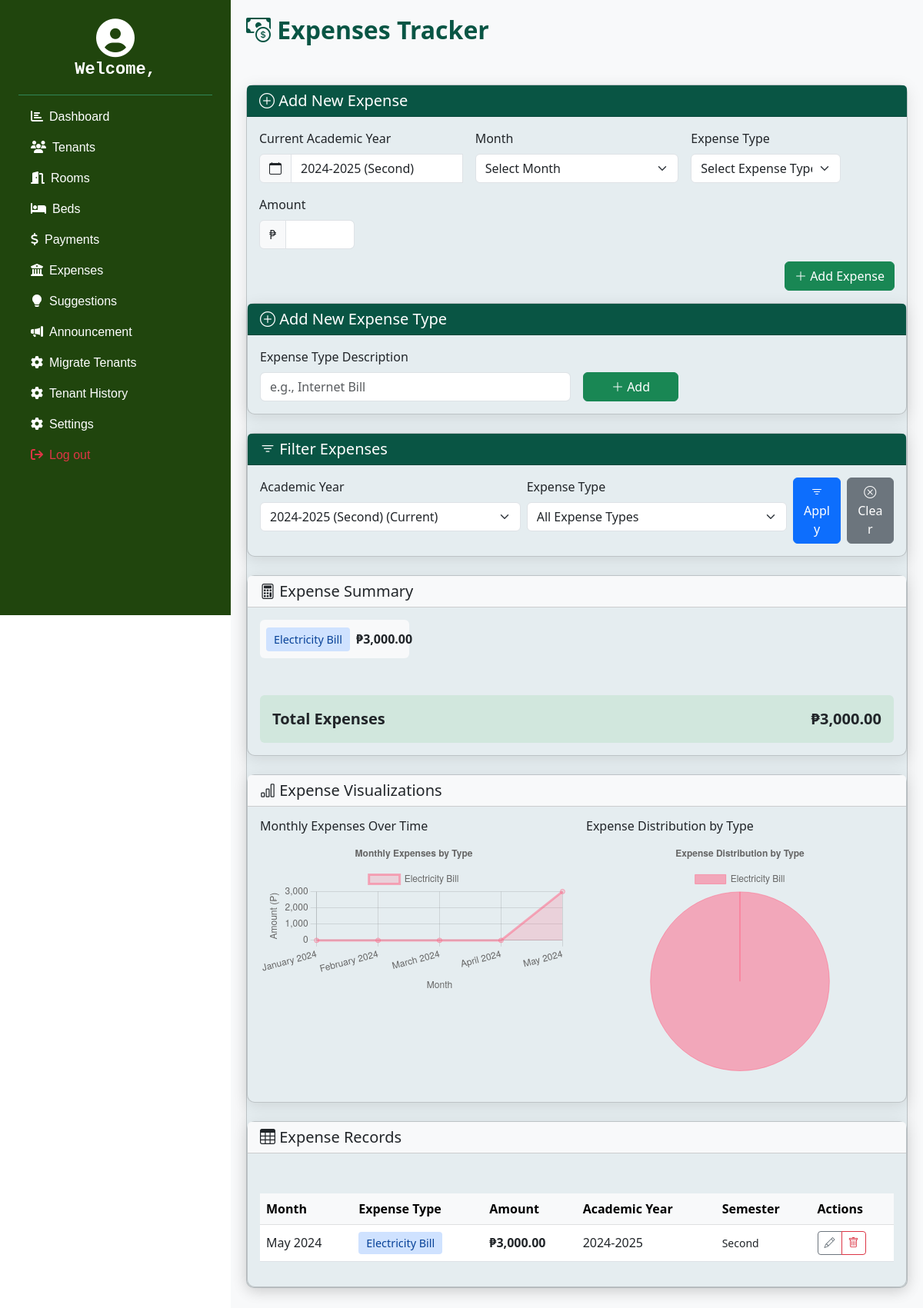
Page /admin/expenses.php?action=edit on the committed database.
### tables this page shows
CREATE TABLE `academic_years` (
  `academic_year_id` int(11) NOT NULL AUTO_INCREMENT,
  `start_year` year(4) NOT NULL,
  `end_year` year(4) NOT NULL,
  `semester` enum('First','Second','Summer') DEFAULT NULL,
  `is_current` tinyint(1) DEFAULT 0,
  PRIMARY KEY (`academic_year_id`)
);

CREATE TABLE `monthly_expenses` (
  `monthly_expense_id` int(11) NOT NULL AUTO_INCREMENT,
  `academic_year_id` int(11) NOT NULL,
  `month` date NOT NULL,
  `expense_id` int(11) NOT NULL,
  `amount` decimal(10,2) NOT NULL,
  PRIMARY KEY (`monthly_expense_id`),
  KEY `FK_academic_years_TO_monthly_expenses` (`academic_year_id`),
  KEY `FK_expenses_TO_monthly_expenses` (`expense_id`),
  CONSTRAINT `FK_academic_years_TO_monthly_expenses` FOREIGN KEY (`academic_year_id`) REFERENCES `academic_years` (`academic_year_id`),
  CONSTRAINT `FK_expenses_TO_monthly_expenses` FOREIGN KEY (`expense_id`) REFERENCES `expenses` (`expense_id`)
);

CREATE TABLE `expenses` (
  `expense_id` int(11) NOT NULL AUTO_INCREMENT,
  `description` varchar(250) NOT NULL,
  PRIMARY KEY (`expense_id`)
);

### admin/expenses.php (the view, shortened to what the rows shown need)
<?php
include '../connection/db.php';
$academicYears = [];
$ayQuery = "SELECT academic_year_id, start_year, end_year, semester, is_current
            FROM academic_years
            ORDER BY start_year DESC, end_year DESC";
$ayResult = $conn->query($ayQuery);
if ($ayResult && $ayResult->num_rows > 0) {
    while ($row = $ayResult->fetch_assoc()) {
        $academicYears[] = $row;
    }
} else {
    error_log("No academic years found in database: " . $conn->error);
}
$currentYearId = null;
$currentAcademicYear = null;
foreach ($academicYears as $year) {
    if ($year['is_current']) {
        $currentYearId = $year['academic_year_id'];
        $currentAcademicYear = $year;
        break;
    }
}
$selectedYear = $_GET['academic_year_id'] ?? '';
if (empty($selectedYear) && $currentYearId !== null) {
    $selectedYear = $currentYearId;
}
function getMonthOptions($year, $semester) {
    $months = [];
    $monthRanges = [
        'First' => [8, 9, 10, 11, 12],
        'Second' => [1, 2, 3, 4, 5],
        'Summer' => [6, 7]
    ];
    $allowedMonths = $monthRanges[$semester] ?? range(1, 12);
    foreach ($allowedMonths as $month) {
        $date = sprintf('%04d-%02d-01', $year, $month);
        $months[$date] = date('F Y', strtotime($date));
    }
    return $months;
}
$monthOptions = getMonthOptions(
    $currentAcademicYear ? $currentAcademicYear['start_year'] : date('Y'),
    $currentAcademicYear ? $currentAcademicYear['semester'] : 'First'
);
$query = "SELECT me.monthly_expense_id, me.month, me.amount,
          e.expense_id, e.description AS expense_description,
          a.academic_year_id, a.start_year, a.end_year, a.semester
          FROM monthly_expenses me
          JOIN expenses e ON me.expense_id = e.expense_id
          JOIN academic_years a ON me.academic_year_id = a.academic_year_id
          WHERE 1=1";
$types = '';
$params = [];
if (!empty($selectedYear)) {
    $query .= " AND me.academic_year_id = ?";
    $types .= 'i';
    $params[] = $selectedYear;
}
$query .= " ORDER BY me.month DESC, e.description";
if ($stmt = $conn->prepare($query)) {
    if (!empty($types)) {
        $stmt->bind_param($types, ...$params);
    }
    $stmt->execute();
    $result = $stmt->get_result();
    $expenses = $result->fetch_all(MYSQLI_ASSOC);
}
$expenseTotals = [];
foreach ($expenses as $expense) {
    $expenseId = $expense['expense_id'];
    if (!isset($expenseTotals[$expenseId])) {
        $expenseTotals[$expenseId] = [
            'description' => $expense['expense_description'],
            'total' => 0
        ];
    }
    $expenseTotals[$expenseId]['total'] += $expense['amount'];
}
$expenseByMonth = [];
$monthKeys = array_keys($monthOptions);
$monthLabels = array_values($monthOptions);
foreach ($expenses as $expense) {
    $monthKey = date('Y-m-01', strtotime($expense['month']));
    $amount = $expense['amount'];
    $expenseId = $expense['expense_id'];
    $expenseDesc = $expense['expense_description'];
    if (!isset($expenseByMonth[$expenseId])) {
        $expenseByMonth[$expenseId] = [
            'description' => $expenseDesc,
            'data' => array_fill_keys($monthKeys, 0)
        ];
    }
    if (in_array($monthKey, $monthKeys)) {
        $expenseByMonth[$expenseId]['data'][$monthKey] = ($expenseByMonth[$expenseId]['data'][$monthKey] ?? 0) + $amount;
    }
}
$lineChartDatasets = [];
$colors = [
    'rgba(255, 99, 132, 0.5)',
    'rgba(54, 162, 235, 0.5)',
    'rgba(255, 206, 86, 0.5)',
    'rgba(75, 192, 192, 0.5)',
    'rgba(153, 102, 255, 0.5)'
];
$colorIndex = 0;
foreach ($expenseByMonth as $expenseId => $expenseData) {
    $data = array_values($expenseData['data']);
    $lineChartDatasets[] = [
        'label' => $expenseData['description'],
        'data' => $data,
        'borderColor' => $colors[$colorIndex % count($colors)],
        'backgroundColor' => str_replace('0.5', '0.2', $colors[$colorIndex % count($colors)]),
        'fill' => true
    ];
    $colorIndex++;
}
$pieChartLabels = array_column($expenseTotals, 'description');
$pieChartData = array_column($expenseTotals, 'total');
$pieChartColors = array_slice($colors, 0, count($pieChartLabels));
$monthLabels = json_encode($monthLabels);
$lineChartDatasets = json_encode($lineChartDatasets);
$pieChartLabels = json_encode($pieChartLabels);
$pieChartData = json_encode($pieChartData);
$pieChartColors = json_encode($pieChartColors);
?>
<!DOCTYPE html>
<html lang="en">
<head>
    <link href="https://cdn.jsdelivr.net/npm/bootstrap@5.3.0/dist/css/bootstrap.min.css" rel="stylesheet">
    <link rel="stylesheet" href="https://cdn.jsdelivr.net/npm/bootstrap-icons@1.11.1/font/bootstrap-icons.css">
    <link rel="stylesheet" href="CSS/sidebar.css">
    <link rel="stylesheet" href="https://cdnjs.cloudflare.com/ajax/libs/font-awesome/6.4.0/css/all.min.css" />
</head>
<body>
<div class="d-flex">
<?php include 'includes/sidebar.php'; ?>
<div class="main-content">
    <div class="row mb-4">
        <div class="col">
            <h2><i class="bi bi-cash-coin"></i> <strong>Expenses Tracker</strong></h2>
        </div>
    </div>
    <div class="card mb-4">
        <div class="card-body">
            <form action="add-expenses.php" method="post" class="row g-3">
                <div class="col-md-4">
                    <div class="input-group">
                        <span class="input-group-text"><i class="bi bi-calendar"></i></span>
                        <input type="text" id="academic_year_display" class="form-control"
                               value="<?php echo $currentAcademicYear ? $currentAcademicYear['start_year'] . '-' . $currentAcademicYear['end_year'] . ' (' . $currentAcademicYear['semester'] . ')' : 'Not set'; ?>"
                               readonly>
                    </div>
                </div>
            </form>
    </div>
    <div class="card">
        <div class="card-body">
            <div class="table-responsive">
                <table class="table table-hover align-middle">
                    <thead class="table-light">
                        <tr>
                            <th>Month</th>
                            <th>Expense Type</th>
                            <th>Amount</th>
                            <th>Academic Year</th>
                            <th>Semester</th>
                            <th>Actions</th>
                        </tr>
                    </thead>
                    <tbody>
                        <?php foreach ($expenses as $expense): ?>
                        <tr>
                            <td>
                                <span class="month-badge">
                                    <?= date('F Y', strtotime($expense['month'])) ?>
                                </span>
                            </td>
                            <td>
                                <span class="expense-badge <?= strtolower($expense['expense_description']) == 'electricity bill' ? 'electricity' : (strtolower($expense['expense_description']) == 'water bill' ? 'water' : 'other') ?>">
                                    <?= htmlspecialchars($expense['expense_description']) ?>
                                </span>
                            </td>
                            <td class="fw-bold">₱<?= number_format($expense['amount'], 2) ?></td>
                            <td>
                                <?= $expense['start_year'] ?>-<?= $expense['end_year'] ?>
                            </td>
                            <td>
                                <div class="small"><?= htmlspecialchars($expense['semester']) ?></div>
                            </td>
                            <td>
                                <div class="btn-group btn-group-sm">
                                    <a href="edit-expense.php?id=<?= $expense['monthly_expense_id'] ?>" class="btn btn-outline-secondary" title="Edit">
                                        <i class="bi bi-pencil"></i>
                                    </a>
                                    <a href="?delete=<?= $expense['monthly_expense_id'] ?>" class="btn btn-outline-danger" title="Delete"
                                       onclick="return confirmDelete('<?= date('F Y', strtotime($expense['month'])) ?>', '<?= htmlspecialchars($expense['expense_description']) ?>')">
                                        <i class="bi bi-trash"></i>
                                    </a>
                                </div>
                            </td>
                        </tr>
                        <?php endforeach; ?>
                    </tbody>
                </table>
            </div>
        </div>
    </div>
</div>
<script>
function confirmDelete(month, type) {
    return confirm('Are you sure you want to delete the ' + type + ' expense for ' + month + '?\nThis action cannot be undone!');
}
const monthLabels = <?php echo $monthLabels; ?>;
const lineChartDatasets = <?php echo $lineChartDatasets; ?>;
const lineChart = new Chart(document.getElementById('lineChart'), {
    type: 'line',
    data: {
        labels: monthLabels.length ? monthLabels : ['No Data'],
        datasets: lineChartDatasets.length ? lineChartDatasets : [{
            label: 'No Expenses',
            data: [0],
            borderColor: 'rgba(128, 128, 128, 0.5)',
            backgroundColor: 'rgba(128, 128, 128, 0.2)',
            fill: true
        }]
    },
    options: {
        responsive: true,
        plugins: {
            legend: {
                position: 'top',
            },
            title: {
                display: true,
                text: 'Monthly Expenses by Type'
            }
        },
        scales: {
            x: {
                title: {
                    display: true,
                    text: 'Month'
                }
            },
            y: {
                title: {
                    display: true,
                    text: 'Amount (₱)'
                },
                beginAtZero: true
            }
        }
    }
});
const pieChart = new Chart(document.getElementById('pieChart'), {
    type: 'pie',
    data: {
        labels: <?php echo $pieChartLabels; ?>,
        datasets: [{
            data: <?php echo $pieChartData; ?>,
            backgroundColor: <?php echo $pieChartColors; ?>,
            borderColor: <?php echo $pieChartColors; ?>,
            borderWidth: 1
        }]
    },
    options: {
        responsive: true,
        plugins: {
            legend: {
                position: 'top',
            },
            title: {
                display: true,
                text: 'Expense Distribution by Type'
            }
        }
    }
});
</script>
</body>
</html>

### rows in the picture
academic_years: start_year+end_year+semester "2024-2025 (Second)"
monthly_expenses: month "May 2024", expense.description "Electricity Bill", amount "3,000.00", academic_year.start_year "2024", academic_year.end_year "2025", academic_year.semester "Second"

### other values in the picture
$expenseData['description'] "Electricity Bill"
$expenseData['total'] "3,000.00"
$grandTotal "3,000.00"
form field academic_year_id "2024-2025 (Second) (Current)"
chart data {{ $lineChartDatasets }} [{"label":"Electricity Bill","data":[0,0,0,0,3000],"borderColor":"rgba(255, 99, 132, 0.5)","backgroundColor":"rgba(255, 99, 132, 0.2)","fill":true}]
chart data {{ $pieChartLabels }} ["Electricity Bill"]
